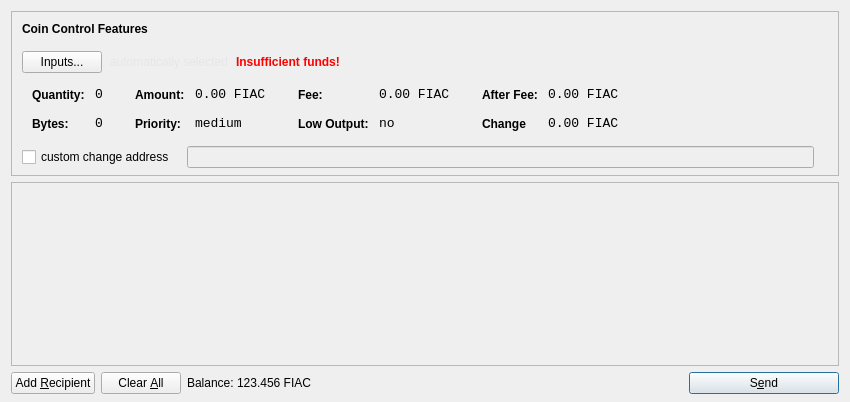
<?xml version="1.0" encoding="UTF-8"?>
<ui version="4.0">
 <class>SendCoinsDialog</class>
 <widget class="QDialog" name="SendCoinsDialog">
  <property name="geometry">
   <rect>
    <x>0</x>
    <y>0</y>
    <width>850</width>
    <height>402</height>
   </rect>
  </property>
  <property name="windowTitle">
   <string>Send Coins</string>
  </property>
  <property name="styleSheet">
   <string notr="true"/>
  </property>
  <layout class="QVBoxLayout" name="verticalLayout" stretch="0,1,0">
   <property name="bottomMargin">
    <number>8</number>
   </property>
   <item>
    <widget class="QFrame" name="frameCoinControl">
     <property name="sizePolicy">
      <sizepolicy hsizetype="Expanding" vsizetype="Expanding">
       <horstretch>0</horstretch>
       <verstretch>0</verstretch>
      </sizepolicy>
     </property>
     <property name="maximumSize">
      <size>
       <width>16777215</width>
       <height>16777215</height>
      </size>
     </property>
     <property name="frameShape">
      <enum>QFrame::StyledPanel</enum>
     </property>
     <property name="frameShadow">
      <enum>QFrame::Sunken</enum>
     </property>
     <layout class="QVBoxLayout" name="verticalLayoutCoinControl2">
      <property name="spacing">
       <number>6</number>
      </property>
      <property name="leftMargin">
       <number>0</number>
      </property>
      <property name="topMargin">
       <number>0</number>
      </property>
      <property name="rightMargin">
       <number>0</number>
      </property>
      <property name="bottomMargin">
       <number>6</number>
      </property>
      <item>
       <layout class="QVBoxLayout" name="verticalLayoutCoinControl" stretch="0,0,0,0,1">
        <property name="spacing">
         <number>0</number>
        </property>
        <property name="leftMargin">
         <number>10</number>
        </property>
        <property name="topMargin">
         <number>10</number>
        </property>
        <item>
         <layout class="QHBoxLayout" name="horizontalLayoutCoinControl1">
          <property name="bottomMargin">
           <number>15</number>
          </property>
          <item>
           <widget class="QLabel" name="labelCoinControlFeatures">
            <property name="sizePolicy">
             <sizepolicy hsizetype="Preferred" vsizetype="Maximum">
              <horstretch>0</horstretch>
              <verstretch>0</verstretch>
             </sizepolicy>
            </property>
            <property name="font">
             <font>
              <weight>75</weight>
              <bold>true</bold>
             </font>
            </property>
            <property name="styleSheet">
             <string notr="true">font-weight:bold;</string>
            </property>
            <property name="text">
             <string>Coin Control Features</string>
            </property>
           </widget>
          </item>
         </layout>
        </item>
        <item>
         <layout class="QHBoxLayout" name="horizontalLayoutCoinControl2" stretch="0,0,0,0">
          <property name="spacing">
           <number>8</number>
          </property>
          <property name="bottomMargin">
           <number>10</number>
          </property>
          <item>
           <widget class="QPushButton" name="pushButtonCoinControl">
            <property name="styleSheet">
             <string notr="true"/>
            </property>
            <property name="text">
             <string>Inputs...</string>
            </property>
           </widget>
          </item>
          <item>
           <widget class="QLabel" name="labelCoinControlAutomaticallySelected">
            <property name="styleSheet">
             <string notr="true">QLabel {
        background-color: transparent;
        color: #000000;
        font-weight: normal;
}
</string>
            </property>
            <property name="text">
             <string>&lt;html&gt;&lt;head/&gt;&lt;body&gt;&lt;p&gt;&lt;span style=&quot; color:#e6e6e6;&quot;&gt;automatically selected&lt;/span&gt;&lt;/p&gt;&lt;/body&gt;&lt;/html&gt;</string>
            </property>
            <property name="margin">
             <number>5</number>
            </property>
           </widget>
          </item>
          <item>
           <widget class="QLabel" name="labelCoinControlInsuffFunds">
            <property name="font">
             <font>
              <weight>75</weight>
              <bold>true</bold>
             </font>
            </property>
            <property name="styleSheet">
             <string notr="true">color:red;font-weight:bold;</string>
            </property>
            <property name="text">
             <string>Insufficient funds!</string>
            </property>
            <property name="margin">
             <number>5</number>
            </property>
           </widget>
          </item>
          <item>
           <spacer name="horizontalSpacerCoinControl">
            <property name="orientation">
             <enum>Qt::Horizontal</enum>
            </property>
            <property name="sizeHint" stdset="0">
             <size>
              <width>40</width>
              <height>1</height>
             </size>
            </property>
           </spacer>
          </item>
         </layout>
        </item>
        <item>
         <widget class="QWidget" name="widgetCoinControl" native="true">
          <property name="sizePolicy">
           <sizepolicy hsizetype="Preferred" vsizetype="Preferred">
            <horstretch>0</horstretch>
            <verstretch>0</verstretch>
           </sizepolicy>
          </property>
          <property name="minimumSize">
           <size>
            <width>0</width>
            <height>0</height>
           </size>
          </property>
          <property name="styleSheet">
           <string notr="true"/>
          </property>
          <layout class="QHBoxLayout" name="horizontalLayoutCoinControl5">
           <property name="margin">
            <number>0</number>
           </property>
           <item>
            <layout class="QHBoxLayout" name="horizontalLayoutCoinControl3" stretch="0,0,0,1">
             <property name="spacing">
              <number>20</number>
             </property>
             <property name="topMargin">
              <number>0</number>
             </property>
             <property name="bottomMargin">
              <number>10</number>
             </property>
             <item>
              <layout class="QFormLayout" name="formLayoutCoinControl1">
               <property name="horizontalSpacing">
                <number>10</number>
               </property>
               <property name="verticalSpacing">
                <number>14</number>
               </property>
               <property name="leftMargin">
                <number>10</number>
               </property>
               <property name="topMargin">
                <number>4</number>
               </property>
               <property name="rightMargin">
                <number>6</number>
               </property>
               <item row="0" column="0">
                <widget class="QLabel" name="labelCoinControlQuantityText">
                 <property name="styleSheet">
                  <string notr="true">font-weight:bold;</string>
                 </property>
                 <property name="text">
                  <string>Quantity:</string>
                 </property>
                 <property name="margin">
                  <number>0</number>
                 </property>
                </widget>
               </item>
               <item row="0" column="1">
                <widget class="QLabel" name="labelCoinControlQuantity">
                 <property name="font">
                  <font>
                   <family>Monospace</family>
                   <pointsize>10</pointsize>
                  </font>
                 </property>
                 <property name="cursor">
                  <cursorShape>IBeamCursor</cursorShape>
                 </property>
                 <property name="contextMenuPolicy">
                  <enum>Qt::ActionsContextMenu</enum>
                 </property>
                 <property name="text">
                  <string>0</string>
                 </property>
                 <property name="margin">
                  <number>0</number>
                 </property>
                 <property name="textInteractionFlags">
                  <set>Qt::LinksAccessibleByMouse|Qt::TextSelectableByKeyboard|Qt::TextSelectableByMouse</set>
                 </property>
                </widget>
               </item>
               <item row="1" column="0">
                <widget class="QLabel" name="labelCoinControlBytesText">
                 <property name="styleSheet">
                  <string notr="true">font-weight:bold;</string>
                 </property>
                 <property name="text">
                  <string>Bytes:</string>
                 </property>
                </widget>
               </item>
               <item row="1" column="1">
                <widget class="QLabel" name="labelCoinControlBytes">
                 <property name="font">
                  <font>
                   <family>Monospace</family>
                   <pointsize>10</pointsize>
                  </font>
                 </property>
                 <property name="cursor">
                  <cursorShape>IBeamCursor</cursorShape>
                 </property>
                 <property name="contextMenuPolicy">
                  <enum>Qt::ActionsContextMenu</enum>
                 </property>
                 <property name="text">
                  <string>0</string>
                 </property>
                 <property name="textInteractionFlags">
                  <set>Qt::LinksAccessibleByMouse|Qt::TextSelectableByKeyboard|Qt::TextSelectableByMouse</set>
                 </property>
                </widget>
               </item>
              </layout>
             </item>
             <item>
              <layout class="QFormLayout" name="formLayoutCoinControl2">
               <property name="horizontalSpacing">
                <number>10</number>
               </property>
               <property name="verticalSpacing">
                <number>14</number>
               </property>
               <property name="leftMargin">
                <number>6</number>
               </property>
               <property name="topMargin">
                <number>4</number>
               </property>
               <property name="rightMargin">
                <number>6</number>
               </property>
               <item row="0" column="0">
                <widget class="QLabel" name="labelCoinControlAmountText">
                 <property name="styleSheet">
                  <string notr="true">font-weight:bold;</string>
                 </property>
                 <property name="text">
                  <string>Amount:</string>
                 </property>
                 <property name="margin">
                  <number>0</number>
                 </property>
                </widget>
               </item>
               <item row="0" column="1">
                <widget class="QLabel" name="labelCoinControlAmount">
                 <property name="font">
                  <font>
                   <family>Monospace</family>
                   <pointsize>10</pointsize>
                  </font>
                 </property>
                 <property name="cursor">
                  <cursorShape>IBeamCursor</cursorShape>
                 </property>
                 <property name="contextMenuPolicy">
                  <enum>Qt::ActionsContextMenu</enum>
                 </property>
                 <property name="text">
                  <string>0.00 FIAC</string>
                 </property>
                 <property name="textInteractionFlags">
                  <set>Qt::LinksAccessibleByMouse|Qt::TextSelectableByKeyboard|Qt::TextSelectableByMouse</set>
                 </property>
                </widget>
               </item>
               <item row="1" column="0">
                <widget class="QLabel" name="labelCoinControlPriorityText">
                 <property name="styleSheet">
                  <string notr="true">font-weight:bold;</string>
                 </property>
                 <property name="text">
                  <string>Priority:</string>
                 </property>
                </widget>
               </item>
               <item row="1" column="1">
                <widget class="QLabel" name="labelCoinControlPriority">
                 <property name="font">
                  <font>
                   <family>Monospace</family>
                   <pointsize>10</pointsize>
                  </font>
                 </property>
                 <property name="cursor">
                  <cursorShape>IBeamCursor</cursorShape>
                 </property>
                 <property name="contextMenuPolicy">
                  <enum>Qt::ActionsContextMenu</enum>
                 </property>
                 <property name="text">
                  <string>medium</string>
                 </property>
                 <property name="textInteractionFlags">
                  <set>Qt::LinksAccessibleByMouse|Qt::TextSelectableByKeyboard|Qt::TextSelectableByMouse</set>
                 </property>
                </widget>
               </item>
              </layout>
             </item>
             <item>
              <layout class="QFormLayout" name="formLayoutCoinControl3">
               <property name="horizontalSpacing">
                <number>10</number>
               </property>
               <property name="verticalSpacing">
                <number>14</number>
               </property>
               <property name="leftMargin">
                <number>6</number>
               </property>
               <property name="topMargin">
                <number>4</number>
               </property>
               <property name="rightMargin">
                <number>6</number>
               </property>
               <item row="0" column="0">
                <widget class="QLabel" name="labelCoinControlFeeText">
                 <property name="styleSheet">
                  <string notr="true">font-weight:bold;</string>
                 </property>
                 <property name="text">
                  <string>Fee:</string>
                 </property>
                 <property name="margin">
                  <number>0</number>
                 </property>
                </widget>
               </item>
               <item row="0" column="1">
                <widget class="QLabel" name="labelCoinControlFee">
                 <property name="font">
                  <font>
                   <family>Monospace</family>
                   <pointsize>10</pointsize>
                  </font>
                 </property>
                 <property name="cursor">
                  <cursorShape>IBeamCursor</cursorShape>
                 </property>
                 <property name="contextMenuPolicy">
                  <enum>Qt::ActionsContextMenu</enum>
                 </property>
                 <property name="text">
                  <string>0.00 FIAC</string>
                 </property>
                 <property name="textInteractionFlags">
                  <set>Qt::LinksAccessibleByMouse|Qt::TextSelectableByKeyboard|Qt::TextSelectableByMouse</set>
                 </property>
                </widget>
               </item>
               <item row="1" column="0">
                <widget class="QLabel" name="labelCoinControlLowOutputText">
                 <property name="styleSheet">
                  <string notr="true">font-weight:bold;</string>
                 </property>
                 <property name="text">
                  <string>Low Output:</string>
                 </property>
                </widget>
               </item>
               <item row="1" column="1">
                <widget class="QLabel" name="labelCoinControlLowOutput">
                 <property name="font">
                  <font>
                   <family>Monospace</family>
                   <pointsize>10</pointsize>
                  </font>
                 </property>
                 <property name="cursor">
                  <cursorShape>IBeamCursor</cursorShape>
                 </property>
                 <property name="contextMenuPolicy">
                  <enum>Qt::ActionsContextMenu</enum>
                 </property>
                 <property name="text">
                  <string>no</string>
                 </property>
                 <property name="textInteractionFlags">
                  <set>Qt::LinksAccessibleByMouse|Qt::TextSelectableByKeyboard|Qt::TextSelectableByMouse</set>
                 </property>
                </widget>
               </item>
              </layout>
             </item>
             <item>
              <layout class="QFormLayout" name="formLayoutCoinControl4">
               <property name="horizontalSpacing">
                <number>10</number>
               </property>
               <property name="verticalSpacing">
                <number>14</number>
               </property>
               <property name="leftMargin">
                <number>6</number>
               </property>
               <property name="topMargin">
                <number>4</number>
               </property>
               <property name="rightMargin">
                <number>6</number>
               </property>
               <item row="0" column="0">
                <widget class="QLabel" name="labelCoinControlAfterFeeText">
                 <property name="styleSheet">
                  <string notr="true">font-weight:bold;</string>
                 </property>
                 <property name="text">
                  <string>After Fee:</string>
                 </property>
                 <property name="margin">
                  <number>0</number>
                 </property>
                </widget>
               </item>
               <item row="0" column="1">
                <widget class="QLabel" name="labelCoinControlAfterFee">
                 <property name="font">
                  <font>
                   <family>Monospace</family>
                   <pointsize>10</pointsize>
                  </font>
                 </property>
                 <property name="cursor">
                  <cursorShape>IBeamCursor</cursorShape>
                 </property>
                 <property name="contextMenuPolicy">
                  <enum>Qt::ActionsContextMenu</enum>
                 </property>
                 <property name="text">
                  <string>0.00 FIAC</string>
                 </property>
                 <property name="textInteractionFlags">
                  <set>Qt::LinksAccessibleByMouse|Qt::TextSelectableByKeyboard|Qt::TextSelectableByMouse</set>
                 </property>
                </widget>
               </item>
               <item row="1" column="0">
                <widget class="QLabel" name="labelCoinControlChangeText">
                 <property name="styleSheet">
                  <string notr="true">font-weight:bold;</string>
                 </property>
                 <property name="text">
                  <string>Change</string>
                 </property>
                </widget>
               </item>
               <item row="1" column="1">
                <widget class="QLabel" name="labelCoinControlChange">
                 <property name="font">
                  <font>
                   <family>Monospace</family>
                   <pointsize>10</pointsize>
                  </font>
                 </property>
                 <property name="cursor">
                  <cursorShape>IBeamCursor</cursorShape>
                 </property>
                 <property name="contextMenuPolicy">
                  <enum>Qt::ActionsContextMenu</enum>
                 </property>
                 <property name="text">
                  <string>0.00 FIAC</string>
                 </property>
                 <property name="textInteractionFlags">
                  <set>Qt::LinksAccessibleByMouse|Qt::TextSelectableByKeyboard|Qt::TextSelectableByMouse</set>
                 </property>
                </widget>
               </item>
              </layout>
             </item>
            </layout>
           </item>
          </layout>
         </widget>
        </item>
        <item>
         <layout class="QHBoxLayout" name="horizontalLayoutCoinControl4" stretch="0,0,0">
          <property name="spacing">
           <number>12</number>
          </property>
          <property name="sizeConstraint">
           <enum>QLayout::SetDefaultConstraint</enum>
          </property>
          <property name="topMargin">
           <number>5</number>
          </property>
          <property name="rightMargin">
           <number>5</number>
          </property>
          <item>
           <widget class="QCheckBox" name="checkBoxCoinControlChange">
            <property name="text">
             <string>custom change address</string>
            </property>
           </widget>
          </item>
          <item>
           <widget class="QLineEdit" name="lineEditCoinControlChange">
            <property name="enabled">
             <bool>false</bool>
            </property>
            <property name="sizePolicy">
             <sizepolicy hsizetype="Expanding" vsizetype="Fixed">
              <horstretch>0</horstretch>
              <verstretch>0</verstretch>
             </sizepolicy>
            </property>
           </widget>
          </item>
          <item>
           <widget class="QLabel" name="labelCoinControlChangeLabel">
            <property name="sizePolicy">
             <sizepolicy hsizetype="Preferred" vsizetype="Expanding">
              <horstretch>0</horstretch>
              <verstretch>0</verstretch>
             </sizepolicy>
            </property>
            <property name="minimumSize">
             <size>
              <width>0</width>
              <height>0</height>
             </size>
            </property>
            <property name="text">
             <string/>
            </property>
            <property name="margin">
             <number>3</number>
            </property>
           </widget>
          </item>
         </layout>
        </item>
        <item>
         <spacer name="verticalSpacerCoinControl">
          <property name="orientation">
           <enum>Qt::Vertical</enum>
          </property>
          <property name="sizeHint" stdset="0">
           <size>
            <width>800</width>
            <height>1</height>
           </size>
          </property>
         </spacer>
        </item>
       </layout>
      </item>
     </layout>
    </widget>
   </item>
   <item>
    <widget class="QScrollArea" name="scrollArea">
     <property name="widgetResizable">
      <bool>true</bool>
     </property>
     <widget class="QWidget" name="scrollAreaWidgetContents">
      <property name="geometry">
       <rect>
        <x>0</x>
        <y>0</y>
        <width>830</width>
        <height>174</height>
       </rect>
      </property>
      <layout class="QVBoxLayout" name="verticalLayout_2">
       <property name="margin">
        <number>0</number>
       </property>
       <item>
        <layout class="QVBoxLayout" name="entries">
         <property name="spacing">
          <number>6</number>
         </property>
        </layout>
       </item>
       <item>
        <spacer name="verticalSpacer">
         <property name="orientation">
          <enum>Qt::Vertical</enum>
         </property>
         <property name="sizeHint" stdset="0">
          <size>
           <width>20</width>
           <height>40</height>
          </size>
         </property>
        </spacer>
       </item>
      </layout>
     </widget>
    </widget>
   </item>
   <item>
    <layout class="QHBoxLayout" name="horizontalLayout">
     <item>
      <widget class="QPushButton" name="addButton">
       <property name="toolTip">
        <string>Send to multiple recipients at once</string>
       </property>
       <property name="text">
        <string>Add &amp;Recipient</string>
       </property>
       <property name="icon">
        <iconset resource="../bitcoin.qrc">
         <normaloff>:/icons/add</normaloff>:/icons/add</iconset>
       </property>
       <property name="autoDefault">
        <bool>false</bool>
       </property>
      </widget>
     </item>
     <item>
      <widget class="QPushButton" name="clearButton">
       <property name="sizePolicy">
        <sizepolicy hsizetype="Minimum" vsizetype="Fixed">
         <horstretch>0</horstretch>
         <verstretch>0</verstretch>
        </sizepolicy>
       </property>
       <property name="toolTip">
        <string>Remove all transaction fields</string>
       </property>
       <property name="text">
        <string>Clear &amp;All</string>
       </property>
       <property name="icon">
        <iconset resource="../bitcoin.qrc">
         <normaloff>:/icons/remove</normaloff>:/icons/remove</iconset>
       </property>
       <property name="autoRepeatDelay">
        <number>300</number>
       </property>
       <property name="autoDefault">
        <bool>false</bool>
       </property>
      </widget>
     </item>
     <item>
      <layout class="QHBoxLayout" name="horizontalLayout_2">
       <property name="spacing">
        <number>3</number>
       </property>
       <item>
        <widget class="QLabel" name="label">
         <property name="sizePolicy">
          <sizepolicy hsizetype="Preferred" vsizetype="Fixed">
           <horstretch>0</horstretch>
           <verstretch>0</verstretch>
          </sizepolicy>
         </property>
         <property name="text">
          <string>Balance:</string>
         </property>
        </widget>
       </item>
       <item>
        <widget class="QLabel" name="labelBalance">
         <property name="sizePolicy">
          <sizepolicy hsizetype="Preferred" vsizetype="Fixed">
           <horstretch>0</horstretch>
           <verstretch>0</verstretch>
          </sizepolicy>
         </property>
         <property name="cursor">
          <cursorShape>IBeamCursor</cursorShape>
         </property>
         <property name="text">
          <string>123.456 FIAC</string>
         </property>
         <property name="textInteractionFlags">
          <set>Qt::LinksAccessibleByMouse|Qt::TextSelectableByKeyboard|Qt::TextSelectableByMouse</set>
         </property>
        </widget>
       </item>
      </layout>
     </item>
     <item>
      <spacer name="horizontalSpacer">
       <property name="orientation">
        <enum>Qt::Horizontal</enum>
       </property>
       <property name="sizeHint" stdset="0">
        <size>
         <width>40</width>
         <height>20</height>
        </size>
       </property>
      </spacer>
     </item>
     <item>
      <widget class="QPushButton" name="sendButton">
       <property name="minimumSize">
        <size>
         <width>150</width>
         <height>0</height>
        </size>
       </property>
       <property name="toolTip">
        <string>Confirm the send action</string>
       </property>
       <property name="text">
        <string>S&amp;end</string>
       </property>
       <property name="icon">
        <iconset resource="../bitcoin.qrc">
         <normaloff>:/icons/send</normaloff>:/icons/send</iconset>
       </property>
       <property name="default">
        <bool>true</bool>
       </property>
      </widget>
     </item>
    </layout>
   </item>
  </layout>
 </widget>
 <resources>
  <include location="../bitcoin.qrc"/>
 </resources>
 <connections/>
</ui>
